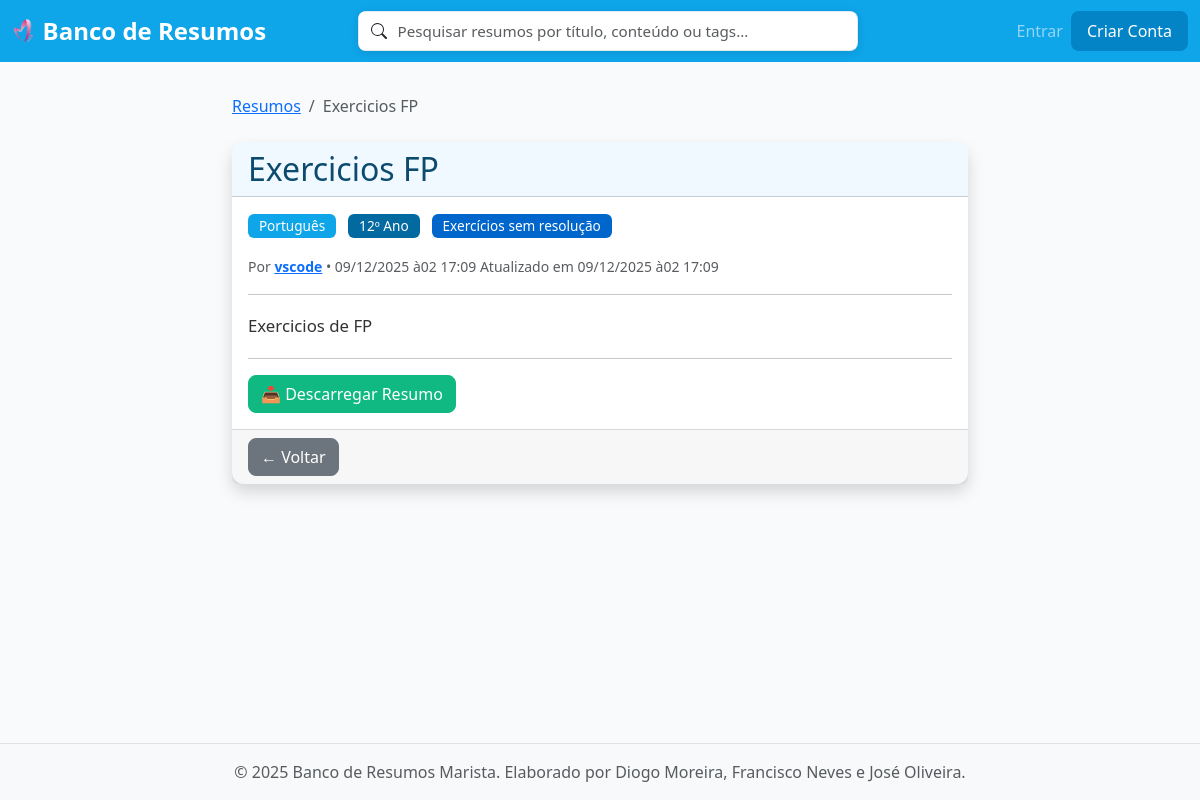
The app's page /resumo/8/ with its own data.
### resumos/models.py (models this page shows, shortened)
class Resumo(models.Model):
    titulo = models.CharField(max_length=200)
    conteudo = models.TextField()
    disciplina = models.ForeignKey(
        Disciplina, on_delete=models.CASCADE, related_name='resumos')
    ano = models.ForeignKey(
        Ano, on_delete=models.CASCADE, related_name='resumos')
    autor = models.ForeignKey(
        User, on_delete=models.CASCADE, related_name='resumos')
    data_criacao = models.DateTimeField(auto_now_add=True)
    data_atualizacao = models.DateTimeField(auto_now=True)
    ficheiro = models.FileField(upload_to='resumos/')
    tags = models.ManyToManyField(Tag, related_name='resumos', blank=True)
    class Meta:
        verbose_name_plural = "Resumos"
        ordering = ['-data_criacao']

class Disciplina(models.Model):
    nome = models.CharField(max_length=100, unique=True)
    anos_disponiveis = models.ManyToManyField(
        Ano, related_name='disciplinas', blank=True)
    class Meta:
        verbose_name_plural = "Disciplinas"

class Ano(models.Model):
    numero = models.IntegerField(unique=True)  # 7, 8, 9, 10, 11, 12
    class Meta:
        verbose_name_plural = "Anos"
        ordering = ['numero']

class Tag(models.Model):
    nome = models.CharField(max_length=50, unique=True)
    cor = models.CharField(max_length=7, default='#6c757d')  # Cor hex
    class Meta:
        verbose_name_plural = "Tags"
        ordering = ['nome']

### resumos/views.py (the view)
# urls.py: path('resumo/<int:pk>/', views.detalhe_resumo, name='detalhe'),
def detalhe_resumo(request, pk):
    resumo = get_object_or_404(Resumo, pk=pk)
    return render(request, 'resumos/detalhe.html', {'resumo': resumo})

### resumos/templates/resumos/detalhe.html (shortened to what this page needs)
{% extends 'resumos/base.html' %}
{% block content %}
<div class="row">
  <div class="col-lg-8 mx-auto">
    <nav aria-label="breadcrumb">
      <ol class="breadcrumb">
        <li class="breadcrumb-item">
          <a href="{% url 'resumos:lista' %}">Resumos</a>
        </li>
        <li class="breadcrumb-item active">{{ resumo.titulo }}</li>
      </ol>
    </nav>
    <div class="card shadow">
      <div class="card-header bg-primary">
        <h2 class="mb-0">{{ resumo.titulo }}</h2>
      </div>
      <div class="card-body">
        <div class="mb-3">
          <span class="badge bg-primary me-2">
            {{ resumo.disciplina.nome }}</span
          >
          <span class="badge bg-secondary me-2">
            {{ resumo.ano.numero }}º Ano</span
          >
          {% if resumo.tags.exists %}
            {% for tag in resumo.tags.all %}
              <span class="badge me-2" style="background-color: {{ tag.cor }};">{{ tag.nome }}</span>
            {% endfor %}
          {% endif %}
        </div>
        <div class="mb-3 text-muted">
          <small>
            Por
            <a href="{% url 'resumos:perfil' resumo.autor.username %}"
              ><strong>{{ resumo.autor.username }}</strong></a
            >
            • {{ resumo.data_criacao|date:"d/m/Y às H:i" }}
            {% if resumo.data_atualizacao != resumo.data_criacao %}
              Atualizado em {{ resumo.data_atualizacao|date:"d/m/Y às H:i" }}
            {% endif %}
          </small>
        </div>
        <hr />
        <div class="resumo-conteudo">{{ resumo.conteudo|linebreaks }}</div>
        {% if resumo.ficheiro %}
        <hr />
        <div class="mt-3">
          <a href="{{ resumo.ficheiro.url }}" class="btn btn-success" download>
            📥 Descarregar Resumo
          </a>
        </div>
        {% endif %}
      </div>
      <div class="card-footer">
        <a href="{% url 'resumos:lista' %}" class="btn btn-secondary"
          >← Voltar</a
        >
      </div>
    </div>
  </div>
</div>
{% endblock %}

### resumos/static/resumos/css/style.css (style rules this page uses)
:root { --primary-50: #f0f9ff; --primary-100: #e0f2fe; --primary-200: #bae6fd; --primary-300: #7dd3fc; --primary-400: #38bdf8; --primary-500: #0ea5e9; --primary-600: #0284c7; --primary-700: #0369a1; --primary-800: #075985; --primary-900: #0c4a6e; --primary-950: #082f49; --primary-color: var(--primary-500); --primary-dark: var(--primary-700); --primary-light: var(--primary-300); --secondary-color: #6c757d; --success-color: #10b981; --danger-color: #ef4444; --warning-color: #f59e0b; --bg-color: #f8fafc; --card-bg: #ffffff; --text-color: #1e293b; --text-muted: #64748b; --border-color: #e2e8f0; }
body { font-family: 'Segoe UI', Tahoma, Geneva, Verdana, sans-serif; background-color: var(--bg-color); color: var(--text-color); min-height: 100vh; display: flex; flex-direction: column; transition: background-color 0.3s ease, color 0.3s ease; }
.card { transition: transform 0.2s ease-in-out, box-shadow 0.2s ease-in-out; border: none; border-radius: 12px; box-shadow: 0 1px 3px rgba(0, 0, 0, 0.1); }
.card-header { font-weight: 600; background-color: var(--primary-50) !important; color: var(--primary-900); border-radius: 12px 12px 0 0 !important; }
.resumo-conteudo { font-size: 1.05rem; line-height: 1.8; text-align: justify; color: #333; }
.badge { font-size: 0.85rem; padding: 0.4em 0.8em; font-weight: 500; }
.badge.bg-primary { background-color: var(--primary-500) !important; }
.badge.bg-secondary { background-color: var(--primary-700) !important; }
.btn { transition: all 0.2s; border-radius: 8px; }
.btn-success { background-color: var(--success-color); border-color: var(--success-color); }
.breadcrumb { background-color: transparent; padding: 0.5rem 0; }
.card-footer { background-color: rgba(0,0,0,0.03); border-top: 1px solid rgba(0,0,0,0.125); }

### records on screen
Resumo: titulo "Exercicios FP", disciplina.nome "Português", ano.numero "12", autor.username "vscode", data_criacao "09/12/2025 à02 17:09", data_atualizacao "09/12/2025 à02 17:09", conteudo "Exercicios de FP"
Tag: nome "Exercícios sem resolução"
